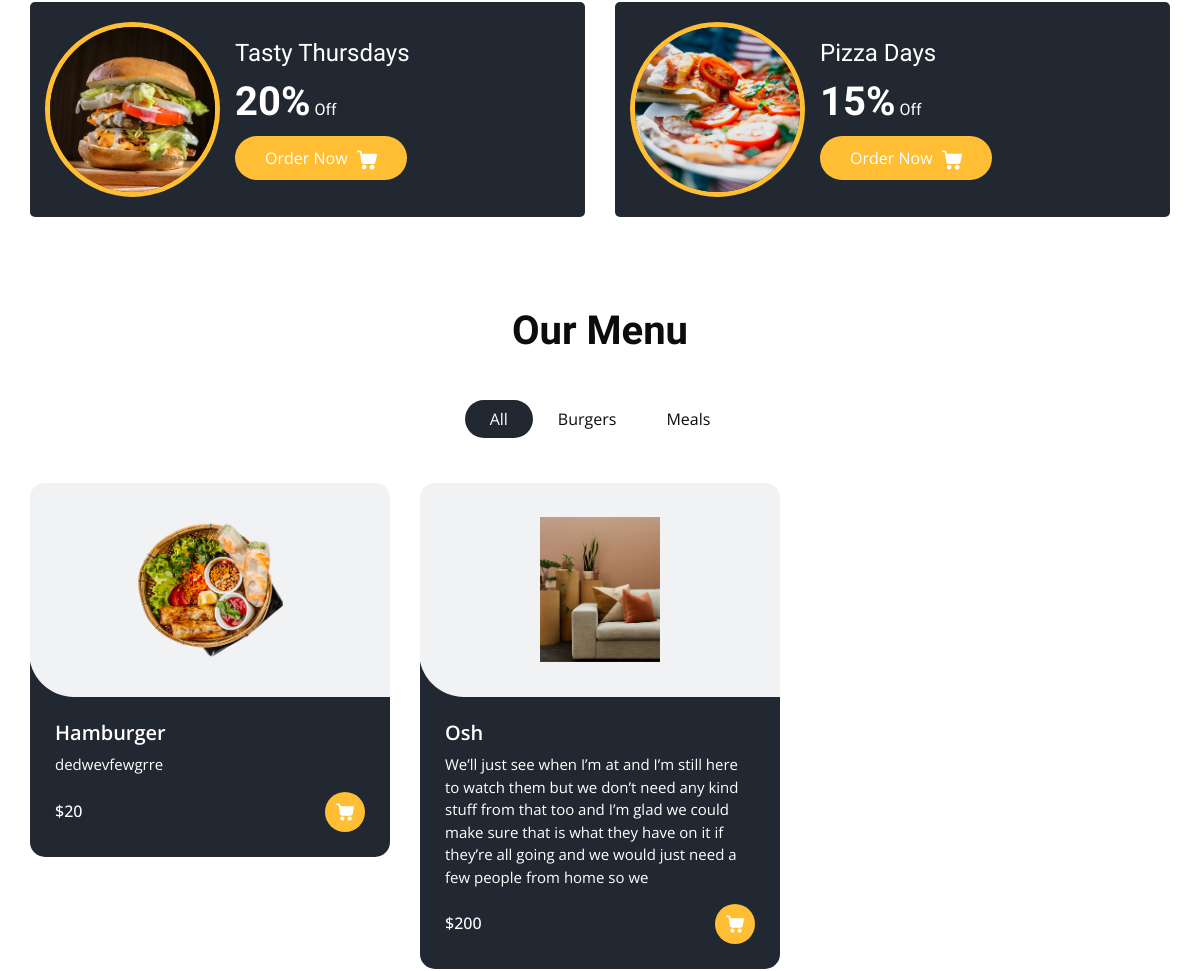
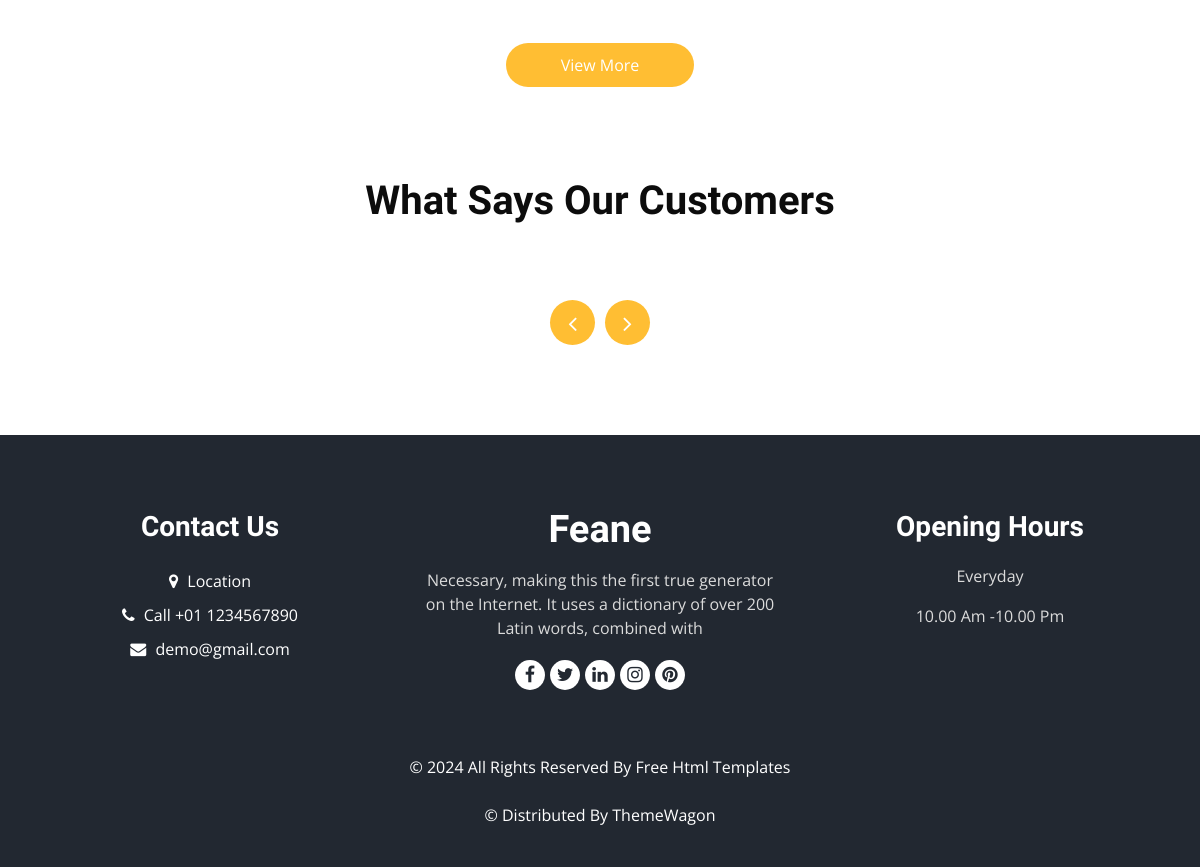
The app's page / (lower part), older data (2 pictures, top to bottom).
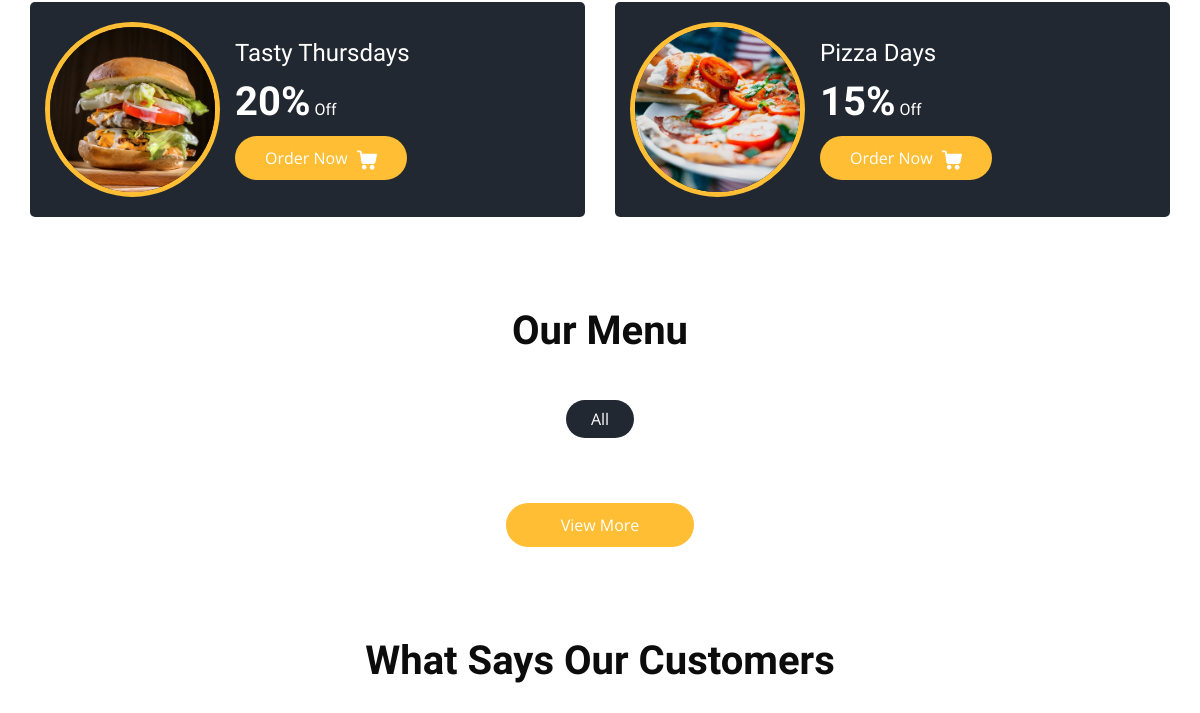
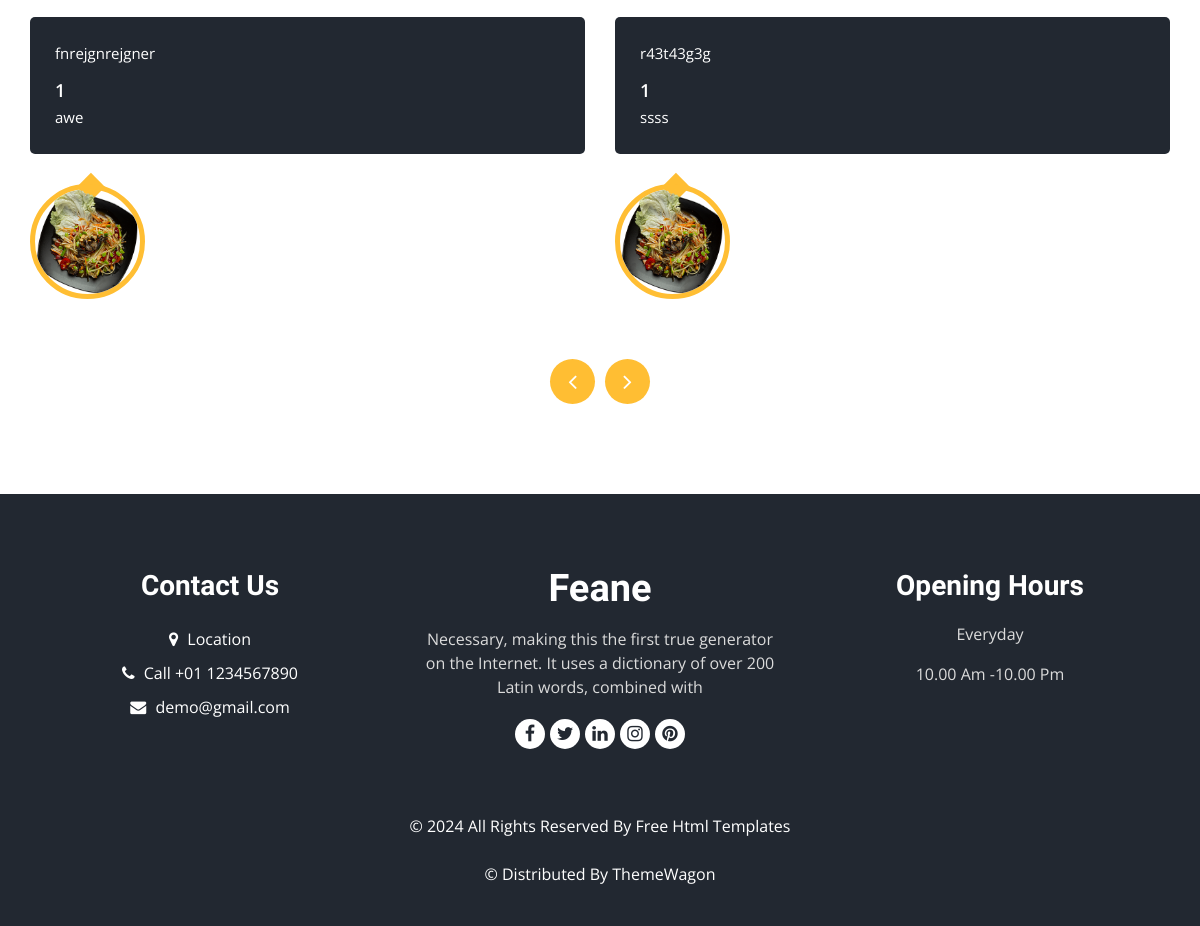
The same page, newer data (2 pictures, top to bottom).
### app/models.py (models this page shows, shortened)
class Category(models.Model):
    name = models.CharField(max_length=255)
    meal = models.ManyToManyField('Meal', related_name="meals", blank=True)

class Meal(models.Model):
    name = models.CharField(max_length=255)
    category = models.ManyToManyField('Category', related_name="categories")
    price = models.IntegerField()
    description = models.TextField()
    image = models.ImageField(upload_to='meals/')

class Comment(models.Model):
    user = models.ForeignKey(CustomUser, on_delete=models.CASCADE)
    title = models.CharField(max_length=300)
    slug = models.SlugField()

class CustomUser(AbstractBaseUser, PermissionsMixin):
    email = models.EmailField(unique=True)
    first_name = models.CharField(max_length=30)
    username = models.CharField(max_length=30)
    avatar = models.ImageField(upload_to="avatars/")
    last_name = models.CharField(max_length=30)
    is_active = models.BooleanField(default=True)
    is_staff = models.BooleanField(default=False)
    is_superuser = models.BooleanField(default=False)
    USERNAME_FIELD = 'email'
    REQUIRED_FIELDS = ['first_name', 'last_name']
    objects = CustomUserManager()

### app/views.py (the view)
# urls.py: path('', home, name="home"),
def home(request):
    categories = Category.objects.all()
    meals = Meal.objects.all()
    comments = Comment.objects.all()
    data = {
    'categories': categories,
    'meals': meals,
    'comments': comments,
    }
    return render(request, 'home.html', data)

### templates/home.html (shortened to what this page needs)
{% extends 'base.html' %}
{% load static %}
{% block content %}
<section class="offer_section layout_padding-bottom">
    <div class="offer_container">
      <div class="container ">
        <div class="row">
          <div class="col-md-6  ">
            <div class="box ">
              <div class="img-box">
                <img src="{% static 'images/o1.jpg' %}" alt="">
              </div>
              <div class="detail-box">
                <h5>
                  Tasty Thursdays
                </h5>
                <h6>
                  <span>20%</span> Off
                </h6>
                <a href="">
                  Order Now
                </a>
              </div>
            </div>
          </div>
          <div class="col-md-6  ">
            <div class="box ">
              <div class="img-box">
                <img src="{% static 'images/o2.jpg' %}" alt="">
              </div>
              <div class="detail-box">
                <h5>
                  Pizza Days
                </h5>
                <h6>
                  <span>15%</span> Off
                </h6>
                <a href="">
                  Order Now
                </a>
              </div>
            </div>
          </div>
        </div>
      </div>
    </div>
  </section>
<section class="food_section layout_padding-bottom">
    <div class="container">
      <div class="heading_container heading_center">
        <h2>
          Our Menu
        </h2>
      </div>
      <ul class="filters_menu">
        <li class="active" data-filter="*">All</li>
        {% for category in categories %}
            <li data-filter=".{{ category.name|lower }}">{{ category.name }}</li>
        {% endfor %}
      </ul>
      <div class="filters-content">
        <div class="row grid">
          {% for meal in meals %}
            <div class="col-sm-6 col-lg-4 all {% for category in meal.category.all %}{{ category.name|lower }} {% endfor %}">
                <div class="box">
                  <div>
                  <div class="img-box">
                    <img src="{{ meal.image.url }}" alt="">
                  </div>
                  <div class="detail-box">
                    <h5>
                      {{ meal.name }}
                    </h5>
                    <p>
                      {{ meal.description }}
                    </p>
                    <div class="options">
                      <h6>
                        ${{ meal.price }}
                      </h6>
                      <a href="">
                      </a>
                    </div>
                  </div>
                </div>
                </div>
            </div>
          {% endfor %}
        </div>
      </div>
      <div class="btn-box">
        <a href="/menu">
          View More
        </a>
      </div>
    </div>
  </section>
<section class="client_section layout_padding-bottom">
    <div class="container">
      <div class="heading_container heading_center psudo_white_primary mb_45">
        <h2>
          What Says Our Customers
        </h2>
      </div>
      <div class="carousel-wrap row ">
        <div class="owl-carousel client_owl-carousel">
          {% for comment in comments %}
            <div class="item">
              <div class="box">
                <div class="detail-box">
                  <p>
                    {{ comment.title }}
                  </p>
                  <h6>
                    {{ comment.user.username }}
                  </h6>
                  <p>
                    {{ comment.slug }}
                  </p>
                </div>
                <div class="img-box">
                  <img src="{{ comment.user.avatar.url }}" alt="" class="box-img">
                </div>
              </div>
            </div>
          {% endfor %}
        </div>
      </div>
    </div>
  </section>
<footer class="footer_section">
  <div class="container">
    <div class="row">
      <div class="col-md-4 footer-col">
        <div class="footer_contact">
          <h4>
            Contact Us
          </h4>
          <div class="contact_link_box">
            <a href="">
              <i class="fa fa-map-marker" aria-hidden="true"></i>
              <span>
                Location
              </span>
            </a>
            <a href="">
              <i class="fa fa-phone" aria-hidden="true"></i>
              <span>
                Call +01 1234567890
              </span>
            </a>
            <a href="">
              <i class="fa fa-envelope" aria-hidden="true"></i>
              <span>
                demo@gmail.com
              </span>
            </a>
          </div>
        </div>
      </div>
      <div class="col-md-4 footer-col">
        <div class="footer_detail">
          <a href="" class="footer-logo">
            Feane
          </a>
          <p>
            Necessary, making this the first true generator on the Internet. It uses a dictionary of over 200 Latin words, combined with
          </p>
          <div class="footer_social">
            <a href="">
              <i class="fa fa-facebook" aria-hidden="true"></i>
            </a>
            <a href="">
              <i class="fa fa-twitter" aria-hidden="true"></i>
            </a>
            <a href="">
              <i class="fa fa-linkedin" aria-hidden="true"></i>
            </a>
            <a href="">
              <i class="fa fa-instagram" aria-hidden="true"></i>
            </a>
            <a href="">
              <i class="fa fa-pinterest" aria-hidden="true"></i>
            </a>
          </div>
        </div>
      </div>
      <div class="col-md-4 footer-col">
        <h4>
          Opening Hours
        </h4>
        <p>
          Everyday
        </p>
        <p>
          10.00 Am -10.00 Pm
        </p>
      </div>
    </div>
    <div class="footer-info">
      <p>
        &copy; <span id="displayYear"></span> All Rights Reserved By
        <a href="https://html.design/">Free Html Templates</a><br><br>
        &copy;  Distributed By
        <a href="https://themewagon.com/" target="_blank">ThemeWagon</a>
      </p>
    </div>
  </div>
</footer>
{% endblock %}

### templates/base.html (shortened to what this page needs)
{% load static %}
<!DOCTYPE html>
<html>
<head>
  <link rel="stylesheet" type="text/css" href="{% static 'css/bootstrap.css' %}" />
  <link rel="stylesheet" type="text/css" href="https://cdnjs.cloudflare.com/ajax/libs/OwlCarousel2/2.3.4/assets/owl.carousel.min.css" />
  <link rel="stylesheet" href="https://cdnjs.cloudflare.com/ajax/libs/jquery-nice-select/1.1.0/css/nice-select.min.css" />
  <link href="{% static 'css/font-awesome.min.css' %}" rel="stylesheet" />
  <link href="{% static 'css/style.css' %}" rel="stylesheet" />
  <link href="{% static 'css/responsive.css' %}" rel="stylesheet" />
</head>
<body>
  {% block content %}
  {% endblock %}
  </body>
  </html>

### static/css/responsive.css (style rules this page uses)
@media (min-width: 1200px) { .container { max-width: 1170px; } }

Row changes from the older to the newer data that the page shows:
removed Category: name "Burgers"
removed Category: name "Meals"
removed Meal: image (picture), name "Hamburger", description "dedwevfewgrre", price "20"
removed Meal: image (picture), name "Osh", description "We’ll just see when I’m at and I’m still here to watch them but we don’t need any kind stuff from that too and I’m glad we could make sure that is what they have on it if they’re all going and we would just need a few people from home so we", price "200"
added Comment: title "fnrejgnrejgner", user.username "1", slug "awe", user.avatar (picture)
added Comment: title "r43t43g3g", user.username "1", slug "ssss", user.avatar (picture)
